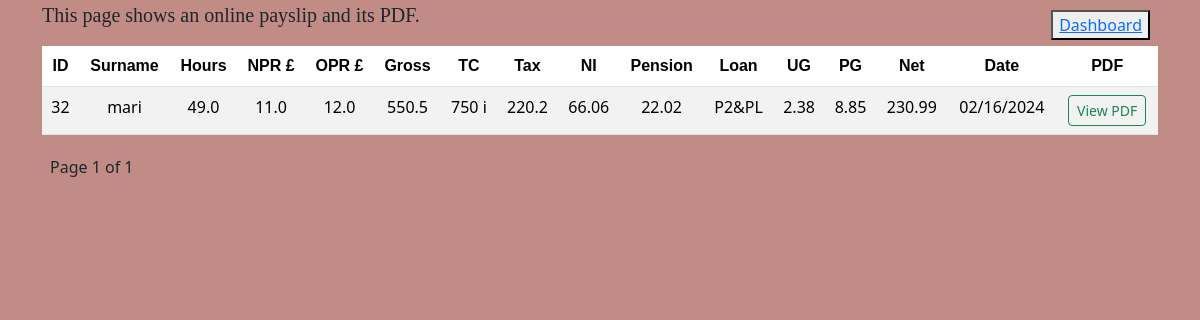
Page /employee_payment/ on the committed database.
### registration/models.py (models this page shows)
class Timesheet(models.Model):
    gross_salary=0;net_salary=0;tax=0;ni_contri=0;pen_contri=0;stu_loan=0;post_stu_loan=0;all_deductions=0
    eid=models.OneToOneField(Employee,on_delete=models.CASCADE,verbose_name='ID')
    mon=models.FloatField(default=0)
    tue=models.FloatField(default=0)
    wed=models.FloatField(default=0)
    thu=models.FloatField(default=0)
    fri=models.FloatField(default=0)
    sat=models.FloatField(default=0)
    sun=models.FloatField(default=0)
    npr=models.FloatField(verbose_name='Normal Pay Rate')
    opr=models.FloatField(verbose_name='Overtime Pay Rate')
    date=models.CharField(max_length=255,default='')
    def total_hours(self):
        return self.mon + self.tue + self.wed + self.thu + self.fri + self.sat + self.sun
    def wages(self):
        hours = self.total_hours()
        if hours <= 37.5:
            self.normal_hours=hours
            self.overtime_hours=0
            self.gross_salary=round (self.normal_hours*self.npr,2)
        else:
            self.normal_hours=37.5
            self.overtime_hours=round(hours-37.5,2)
            self.gross_salary=round(self.overtime_hours*self.opr+(self.normal_hours*self.npr),2)
        if 'L' in self.eid.tcode.upper():
            if self.gross_salary <=245:
                self.tax=0
            elif self.gross_salary >245 and self.gross_salary <967:
                self.tax=round(((self.gross_salary-245)*20)/100,2)
            else:
                self.tax=round(((self.gross_salary-967)*40)/100+((self.gross_salary-245)-(self.gross_salary-967))*20/100,2)
        elif self.eid.tcode.upper()=='BR':
            self.tax=round((int(self.gross_salary)*20)/100,2)
        else:
            self.tax=round((self.gross_salary*40)/100,2)
        if self.gross_salary < 242:
            self.ni_contri=0
        elif self.gross_salary >= 242 and self.gross_salary <= 967:
            self.ni_contri=round((self.gross_salary*12)/100,2)
        else:
            self.ni_contri=round((self.gross_salary*2)/100,2)
        if self.eid.pension=='Yes':
            if self.gross_salary<200:
                self.pen_contri=0
            else:
                self.pen_contri=round(self.gross_salary*4/100,2)
        if self.eid.student_loan=='No':
            self.stu_loan=0
            self.post_stu_loan=0
        elif self.eid.student_loan=='P1':
            if self.gross_salary>423:
                self.stu_loan=round((self.gross_salary-423)*9/100,2)
        elif self.eid.student_loan=='P2':
            if self.gross_salary >524:
                self.stu_loan=round((self.gross_salary-524)*9/100,2)
        elif self.eid.student_loan=='P4':
            if self.gross_salary >532:
                self.stu_loan=round(((self.gross_salary-532)*9)/100,2)
        elif self.eid.student_loan=='P5':
            if self.gross_salary>480:
                self.stu_loan=round((self.gross_salary-480)*9/100,2)
        elif self.eid.student_loan=='P2&PL':
            if self.gross_salary >524:
                self.stu_loan=round((self.gross_salary-524)*9/100,2)
                self.post_stu_loan=round((self.gross_salary-403)*6/100,2)
            elif self.gross_salary >403 and self.gross_salary<=524:
                self.post_stu_loan=round((self.gross_salary-403)*6/100,2)
        else:
            if self.gross_salary>403:
                self.post_stu_loan=round((self.gross_salary-403)*6/100,2)
        self.all_deductions=round(self.tax + self.ni_contri + self.pen_contri+self.stu_loan+self.post_stu_loan,2)
        self.net_salary=round(self.gross_salary-self.all_deductions,2)
        return self.gross_salary

class Employee(models.Model):
    id=models.IntegerField(primary_key=True,verbose_name='Employee ID')
    fname=models.CharField(max_length=20,verbose_name='First Name')
    lname=models.CharField(max_length=20,verbose_name='Last Name')
    mobile=models.CharField(max_length=15,verbose_name='Mobile')
    dbirth=models.DateField()
    email=models.EmailField(max_length=200)
    ni=models.CharField(max_length=20,verbose_name='National Insurance Number')
    tcode=models.CharField(max_length=20,verbose_name='Tax Code')
    join_pension=(('No','No'),('Yes','Yes'))
    pension=models.CharField(max_length=3,null=True,choices=join_pension) #returns Yes or No
    sloan=(('P1','Plan 1'),('P2','Plan 2'),('P4','Plan 4'),('P5','Plan 5'),('PL','Postgraduate Loan'),('P2&PL','Plan 2 and Postgraduate Loan'),('No','No'))
    student_loan=models.CharField(max_length=20,null=True,choices=sloan,verbose_name='Student Loan')
    def __str__(self):
        return str(self.id)

### registration/views.py (the view)
# urls.py: path('employee_payment/',views.employee_payment,name='employee_payment'),
def employee_payment(request):
    p=Paginator(Timesheet.objects.all().order_by('eid'),10)
    page=request.GET.get('page')
    context=p.get_page(page)
    return render(request,'registration/employee_payment.html',{'context':context})

### registration/templates/registration/employee_payment.html (shortened to what this page needs)
{% extends 'registration/index.html' %}
{% load static %}
{% block css %}
<link rel="stylesheet" href="{% static 'CSS/employee-paid.css' %}">
{% endblock %}
{% block content %}
    <button class="em-dash">
        <a href="{% url 'employer_dashboard' %}">Dashboard</a>
    </button>
    <div class="container">
        <p class="para">This page shows an online payslip and its PDF.</p>
        <table class="table table-striped text-center">
            <thead class="bless font-weight-bold">
                <tr class="trow">
                    <th>ID</th>
                    <th>Surname</th>
                    <th>Hours</th>
                    <th>NPR £</th>
                    <th>OPR £</th>
                    <th>Gross</th>
                    <th>TC</th>
                    <th>Tax</th>
                    <th>NI</th>
                    <th>Pension</th>
                    <th>Loan</th>
                    <th>UG</th>
                    <th>PG</th>
                    <th>Net</th>
                    <th>Date</th>
                    <th>PDF</th>
                </tr>
            </thead>
            <tbody>
                {% for employee in context %}
                    <tr>
                        <td>{{employee.eid}}</td>
                        <td>{{employee.eid.lname}}</td>
                        <td>{{employee.total_hours}}</td>
                        <td>{{employee.npr}}</td>
                        <td>{{employee.opr}}</td>
                        <td>{{employee.wages}}</td>
                        <td>{{employee.eid.tcode}}</td>
                        <td>{{employee.tax}}</td>
                        <td>{{employee.ni_contri}}</td>
                        <td>{{employee.pen_contri}}</td>
                        <td>{{employee.eid.student_loan}}</td>
                        <td>{{employee.stu_loan}}</td>
                        <td>{{employee.post_stu_loan}}</td>
                        <td>{{employee.net_salary}}</td>
                        <td>{{employee.date}}</td>
                        <td><a class="vp btn btn-outline-success btn-sm" href="{% url 'employee_pdf' employee.id %}">View PDF</a></td>
                    </tr>
                {% endfor %}
            </tbody>
        </table>
    </div>
    <div class="pag">
        Page {{ context.number }} of {{ context.paginator.num_pages }}
    </div>
{% endblock %}

### registration/templates/registration/index.html (shortened to what this page needs)
{% load static %}
<!DOCTYPE html>
<html lang="en">
  <head>
    {% block css %} {% endblock %}
    <link href="https://unpkg.com/boxicons@2.1.4/css/boxicons.min.css" rel="stylesheet"/>
    <link rel="stylesheet" href="https://cdnjs.cloudflare.com/ajax/libs/font-awesome/6.4.0/css/all.min.css">
    <link href="https://cdn.jsdelivr.net/npm/bootstrap@5.3.2/dist/css/bootstrap.min.css" rel="stylesheet">
  </head>
  <body>
    {% block content %}
    {% endblock %}
    <link rel="stylesheet" href="https://cdnjs.cloudflare.com/ajax/libs/datepicker/0.6.5/datepicker.min.css" />
  </body>
</html>

### registration/static/CSS/employee-paid.css (style rules this page uses)
.para { font-family: 'Times New Roman', Times, serif; font-size: 20px; }
.pag { margin-left: 50px; margin-top: 20px; margin-bottom: 40px; }
.vp { color: black; font-size: 12px; transition: font-size 0.3s; }
.trow { font-family: Verdana, Geneva, Tahoma, sans-serif; color: blue; }
.em-dash { position: fixed; top: 10px; right: 50px; }

### registration/templates/registration/employee_payment.html (style rules this page uses)
body { background-color:rgba(192, 138, 132, 0.981); }

### rows in the picture
Timesheet: eid "32", eid.lname "mari", total_hours "49.0", npr "11.0", opr "12.0", wages "550.5", eid.tcode "750 i", tax "220.2", ni_contri "66.06", pen_contri "22.02", eid.student_loan "P2&PL", stu_loan "2.38", post_stu_loan "8.85", net_salary "230.99", date "02/16/2024"

### other values in the picture
{{ context.number }} "1"
{{ context.paginator.num_pages }} "1"
